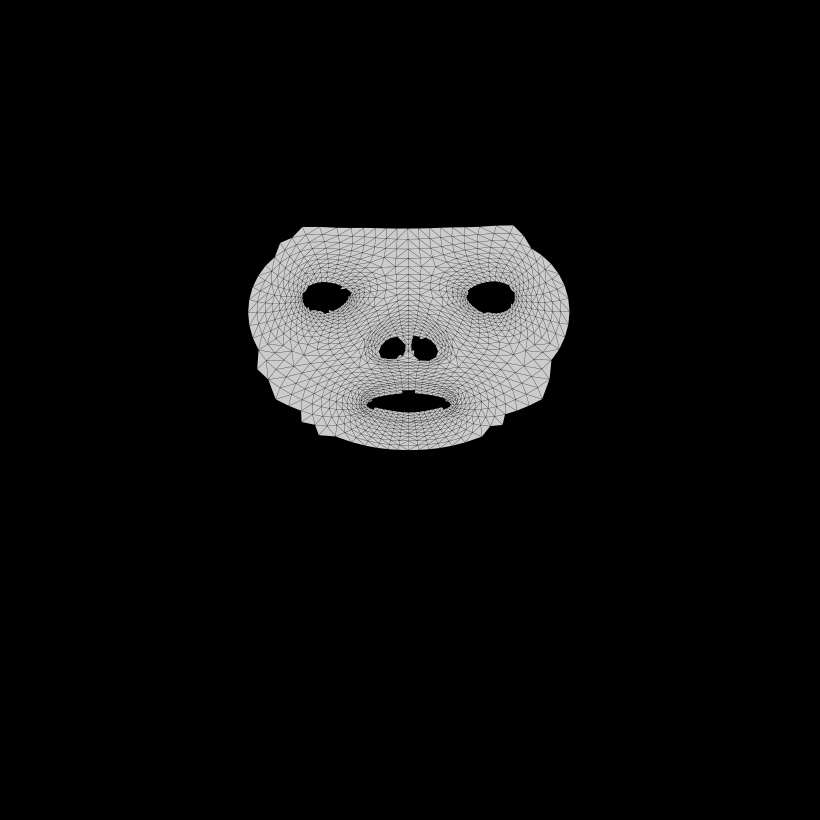
#> input picture data/mask.png, 4096 x 4096 px, found by its file name (shown at 1/5 size)
$ python main.py
#> lines starting #> are read from the running program, lines starting #| are printed output that depends on the picture
import argparse
from audioop import avg
from calendar import c
import copy
from os import ctermid
import os
import time
from typing import get_args
from cv2 import MIXED_CLONE
import open3d as o3d
import cv2
import numpy as np
import math
from color_transfer import color_transfer
from util import bilinear_interp

tic = time.perf_counter()

rootFolder = "/home/pcd/vscodes/tex_trans"
dataFile = "/home/pcd/vscodes/tex_trans/data"
outFile = "/home/pcd/vscodes/tex_trans/blended_uv.png"

source_mesh_file = dataFile + "/source.obj"
source_image_file = dataFile + "/source.png"

target_mesh_file = dataFile + "/MeInGame.obj"
target_image_file = dataFile + "/MeInGame.png"

refined_image_file = dataFile + "/refined.png"

corresFile = "/home/pcd/vscodes/pcd_nricp/result/Corr.txt"

# arguments
parser = argparse.ArgumentParser()
parser.add_argument('-t','--target_mesh',type=str)
parser.add_argument('-uv','--target_uv',type=str)
parser.add_argument('-o','--output',type=str)
config = parser.parse_args()

if config.target_mesh:
    target_mesh_file = config.target_mesh
    print("specify target_mesh as {}".format(target_mesh_file))
if config.target_uv:
    target_image_file = config.target_uv
    print("specify target_uv as {}".format(target_image_file))
if config.output:
    outFile = config.output
    print("specify outFile as {}".format(outFile))

# read-ins
source_mesh = o3d.io.read_triangle_mesh(source_mesh_file)
target_mesh = o3d.io.read_triangle_mesh(target_mesh_file)
# result_mesh = o3d.io.read_triangle_mesh(dataFile + "/result.obj")

channel3_mask_uv = cv2.imread(dataFile + "/mask.png")
#> channel3_mask_uv is the input picture: shape (4096, 4096, 3); min 0, max 204, mean 14.5
flawed_mask_uv = cv2.imread(dataFile + "/flaw_uv.png")
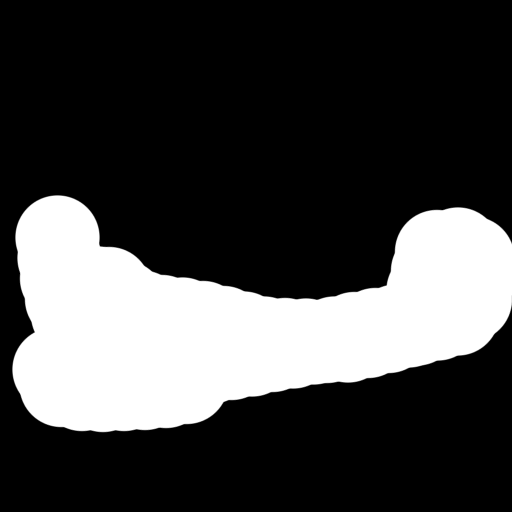
#> input picture data/flaw_uv.png, 1024 x 1024 px, found by its file name (shown at 1/2 size)
#> flawed_mask_uv is the input picture: shape (1024, 1024, 3); min 0, max 255, mean 67.4

source_image = cv2.imread(source_image_file)
target_image = cv2.imread(target_image_file)
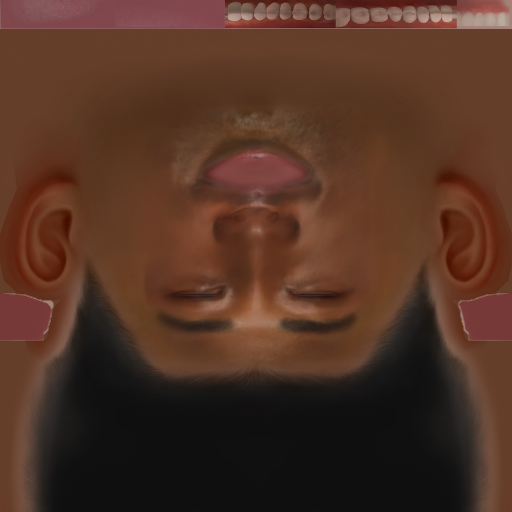
#> input picture data/MeInGame.png, 1024 x 1024 px, found by its file name (shown at 1/2 size)
#> target_image is the input picture: shape (1024, 1024, 3); mean B, G, R 36.6, 50.7, 81.7

refined_image = cv2.imread(refined_image_file)
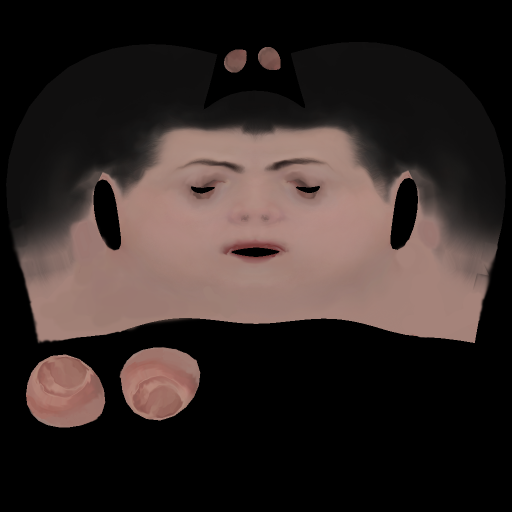
#> input picture data/refined.png, 1024 x 1024 px, found by its file name (shown at 1/2 size)
#> refined_image is the input picture: shape (1024, 1024, 3); mean B, G, R 39.1, 41.8, 52.5

# correspondences between source <-> target
#> (the run stopped early here; a loop or call above may not have finished)
